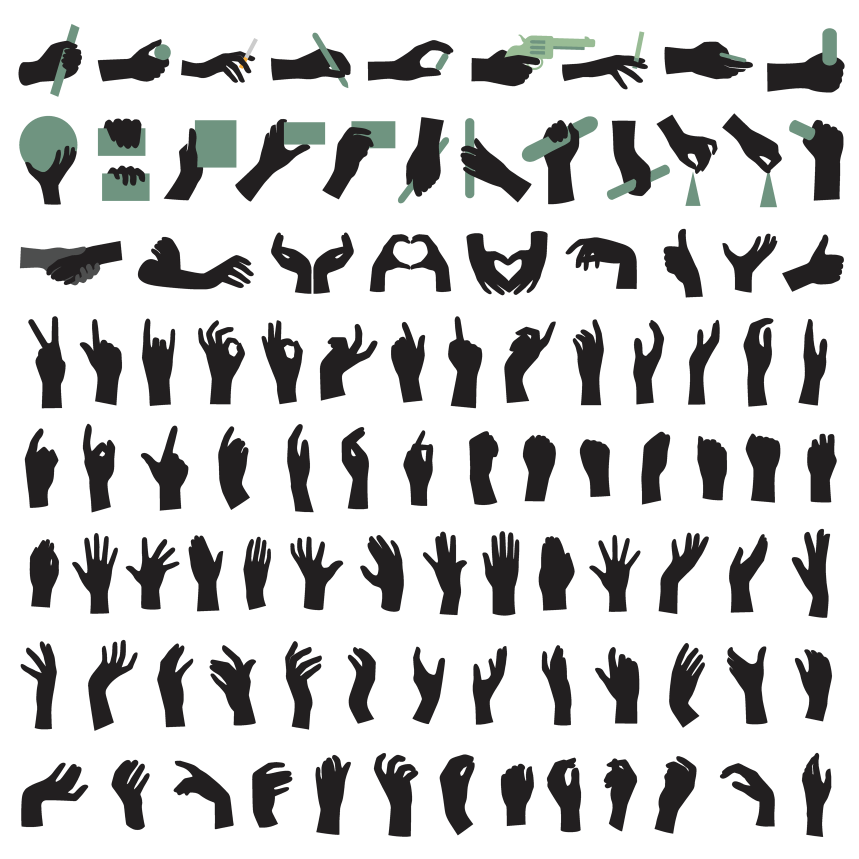
#> input picture images/bibliotheque-mains/jp-silhouettes-prises/source.png, 2576 x 2575 px (shown at 1/3 size)
$ python tracer.py
#> lines starting #> are read from the running program, lines starting #| are printed output that depends on the picture; after the words box and inside, x2 and y2 are one past the last pixel; in counts of white or black regions, pixels touching at a corner belong together
"""Vectorise source.png (la planche de mains choisie par JP le 18 octobre 2026) : couche des mains (noir), des objets
tenus (vert) et de la main grise, tracées séparément avec potrace, rangée par rangée en parallèle ; puis la version
au trait du livre.
    python3 tracer.py   →  silhouettes.svg, au-trait.svg
"""
import os
from multiprocessing import Pool
import numpy as np, potrace
from PIL import Image

ICI = os.path.dirname(os.path.abspath(__file__))
K = 2


def masques():
    im = Image.open(os.path.join(ICI, "source.png")).convert("RGB")
    im = im.resize((im.width * K, im.height * K), Image.LANCZOS)
#> im: PIL image 5152x5150 RGB
    a = np.asarray(im).astype(int)
    r, g, b = a[..., 0], a[..., 1], a[..., 2]
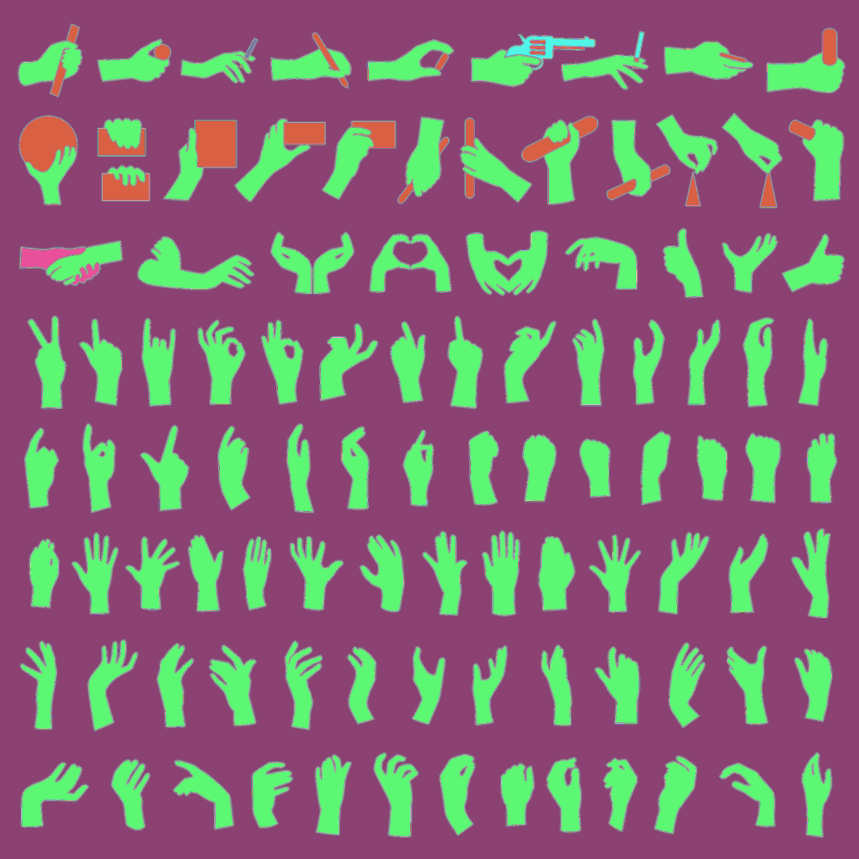
#> r: shape (5150, 5152) int64 (shown at 1/6 size); 256 distinct labels, from 0 to 255; one colour per label, 0 black
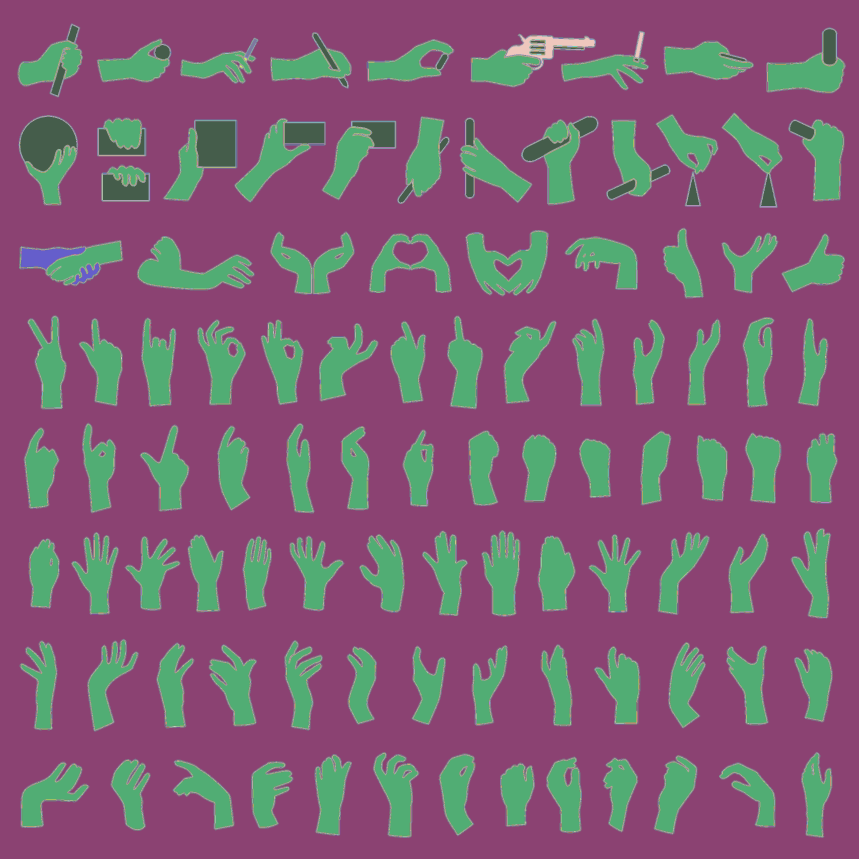
#> g: shape (5150, 5152) int64 (shown at 1/6 size); 256 distinct labels, from 0 to 255; one colour per label, 0 black
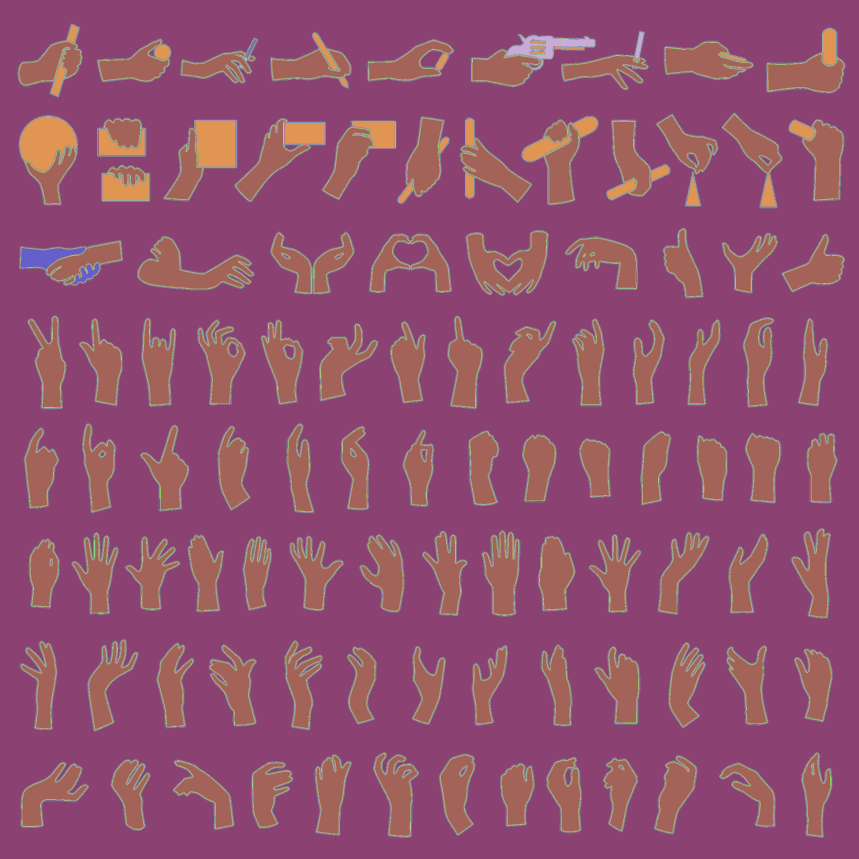
#> b: shape (5150, 5152) int64 (shown at 1/6 size); 256 distinct labels, from 0 to 255; one colour per label, 0 black
    lum = (r + g + b) / 3
    noir = (lum < 110) & (abs(r - g) < 25) & (abs(g - b) < 25)
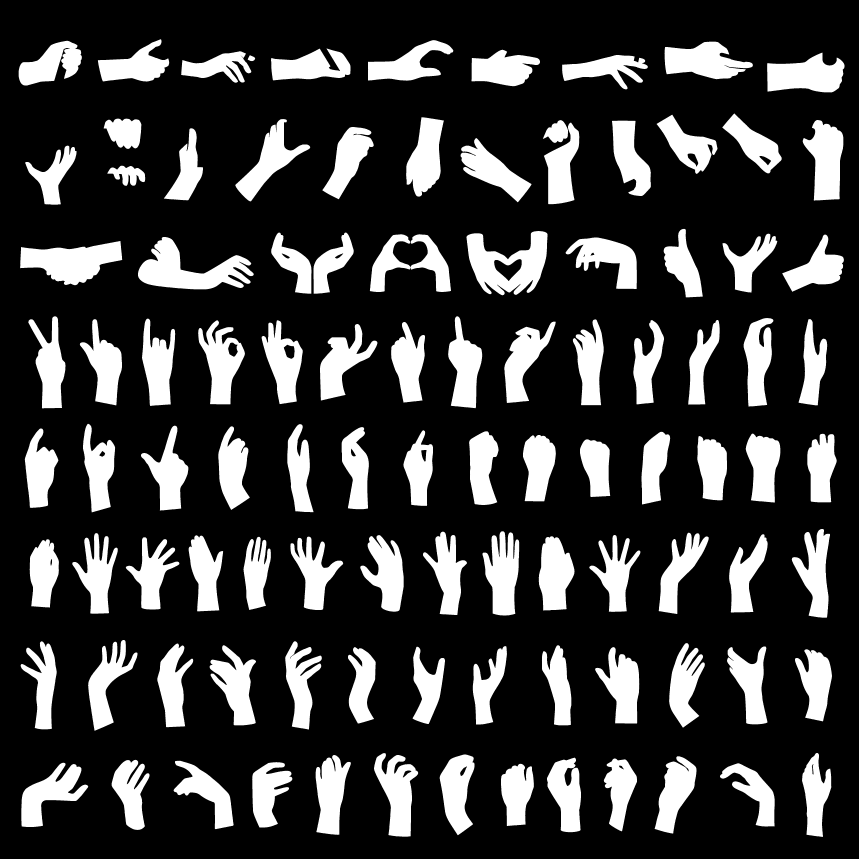
#> noir: shape (5150, 5152) bool (shown at 1/6 size); 22.2% white; 102 white regions, largest, box (x1, y1, x2, y2) and area: (828, 1422, 1522, 1736) 104143, (2799, 1386, 3285, 1772) 103472, (121, 1446, 733, 1711) 95833
    vert = (g - r > 18) & (lum < 215) & ~noir
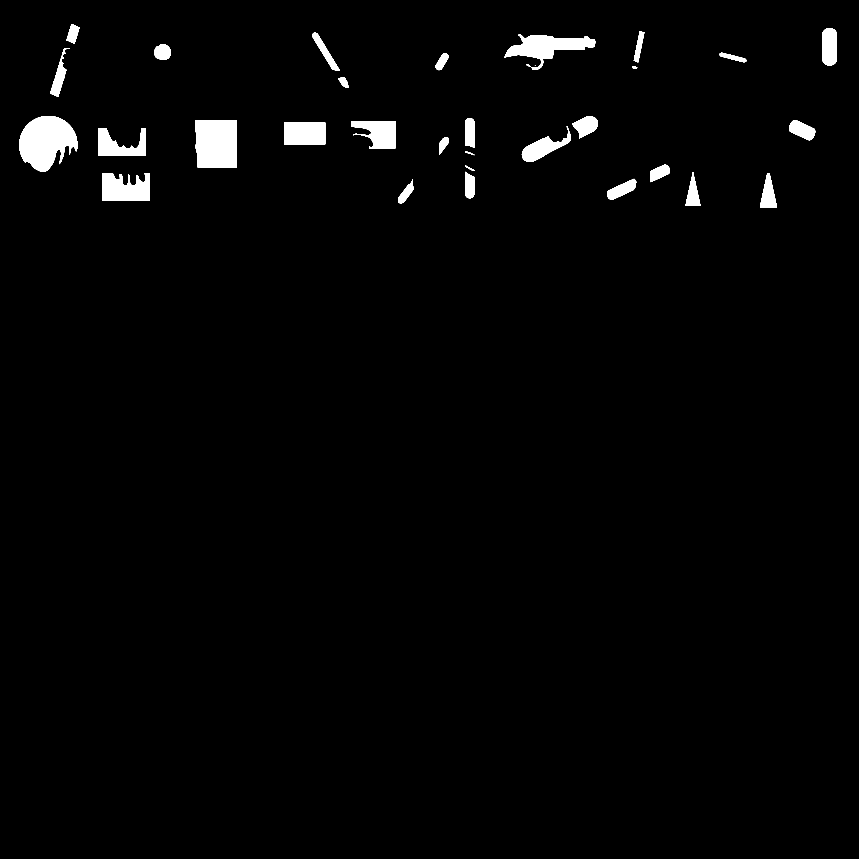
#> vert: shape (5150, 5152) bool (shown at 1/6 size); 1.9% white; 32 white regions (1 under 20 px), largest, box (x1, y1, x2, y2) and area: (115, 696, 465, 1032) 78903, (1170, 721, 1419, 1006) 68070, (3027, 207, 3571, 420) 46661
    gris = (lum >= 110) & (lum < 150) & (abs(r - g) < 15) & ~vert      # la main grise de la poignée de main
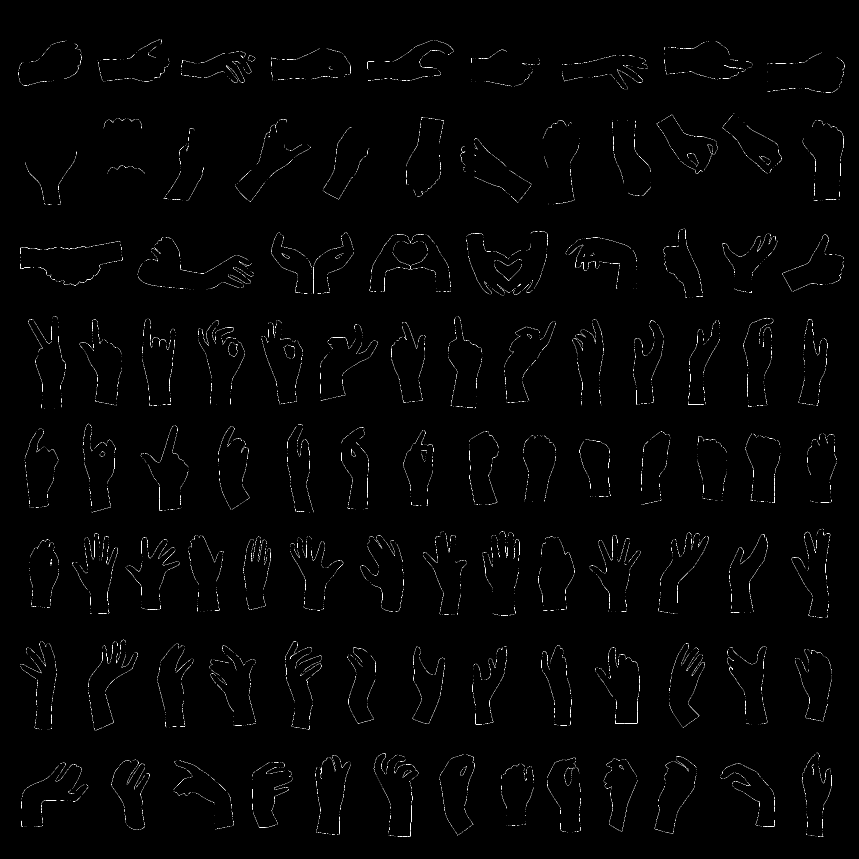
#> gris: shape (5150, 5152) bool (shown at 1/6 size); 0.23% white in thin lines or dots, all inside (x1, y1, x2, y2) = (111, 236, 5068, 5022)
    return im.width // K, im.height // K, noir, vert, gris


def bandes(tout):
    """Les rangées de mains, séparées par des lignes vides."""
    vide = ~tout.any(axis=1); out = []; y0 = None
    for y, v in enumerate(vide):
        if not v and y0 is None: y0 = y
        if v and y0 is not None: out.append((y0, y)); y0 = None
    if y0 is not None: out.append((y0, len(vide)))
    return out


def tracer1(args):
    masque, dy = args
    p = potrace.Bitmap(~masque).trace(turdsize=40, alphamax=1.0, opticurve=True, opttolerance=0.3)   # potracer trace le False : on lui donne le négatif
    f = lambda pt: f"{pt.x / K:.2f} {(pt.y + dy) / K:.2f}"
    d = []
    for c in p:
        d.append("M" + f(c.start_point))
        for s in c.segments:
            d.append(f"L{f(s.c)}L{f(s.end_point)}" if s.is_corner else f"C{f(s.c1)} {f(s.c2)} {f(s.end_point)}")
        d.append("Z")
    return "".join(d)


if __name__ == "__main__":
    W, H, noir, vert, gris = masques()
#> W = 2576; H = 2575
    lots = bandes(noir | vert | gris)
#> after the loop in bandes, `for y, v in enumerate(vide):`: out = [(144, 580), (680, 1243), (1373, 1785), (1897, 2450), (2542, 3075), (3173, 3707), (3839, 4384), (4517, 5022)]
#> lots has the same summary as out in bandes
    taches = [(m[a:b], a) for m in (noir, vert, gris) for a, b in lots]
#> taches = 24 items
    with Pool() as p:
#> (the run stopped early here; a loop or call above may not have finished)
